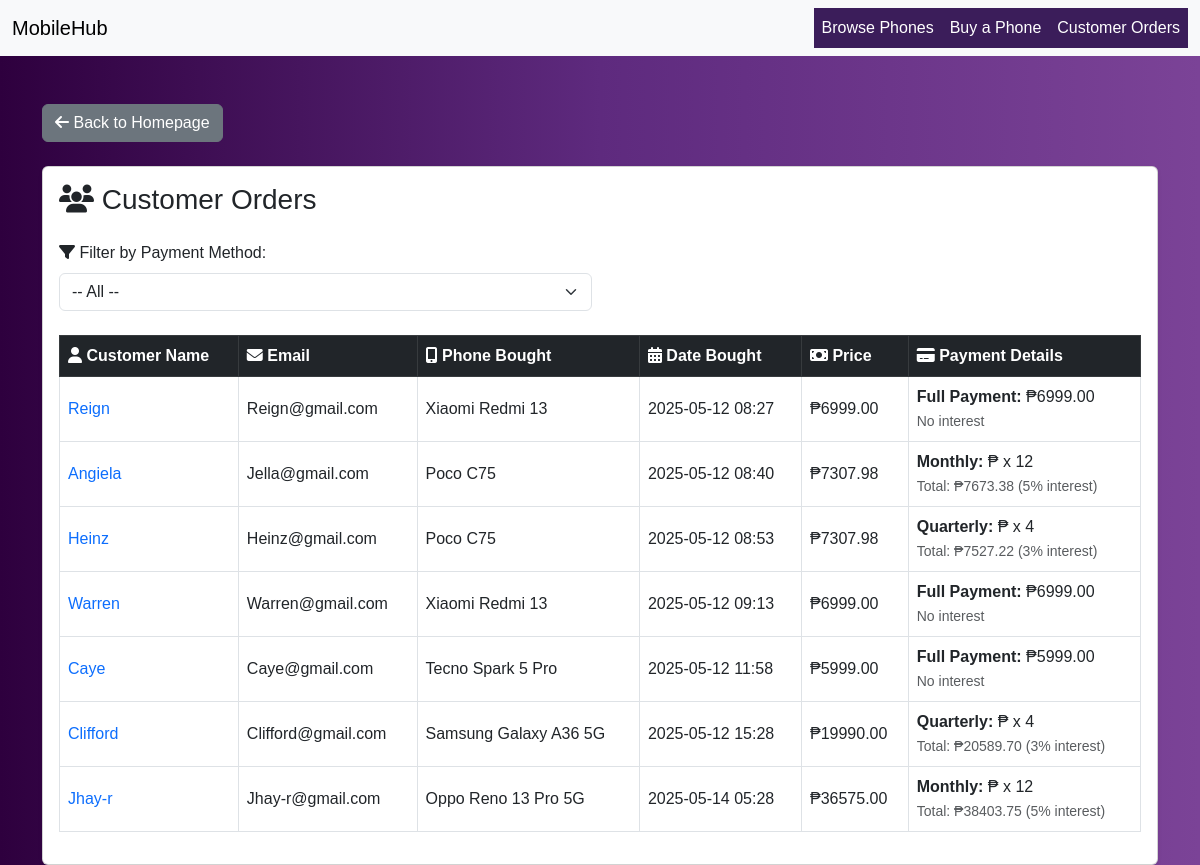
/orders/, run on an earlier commit of the app's database.
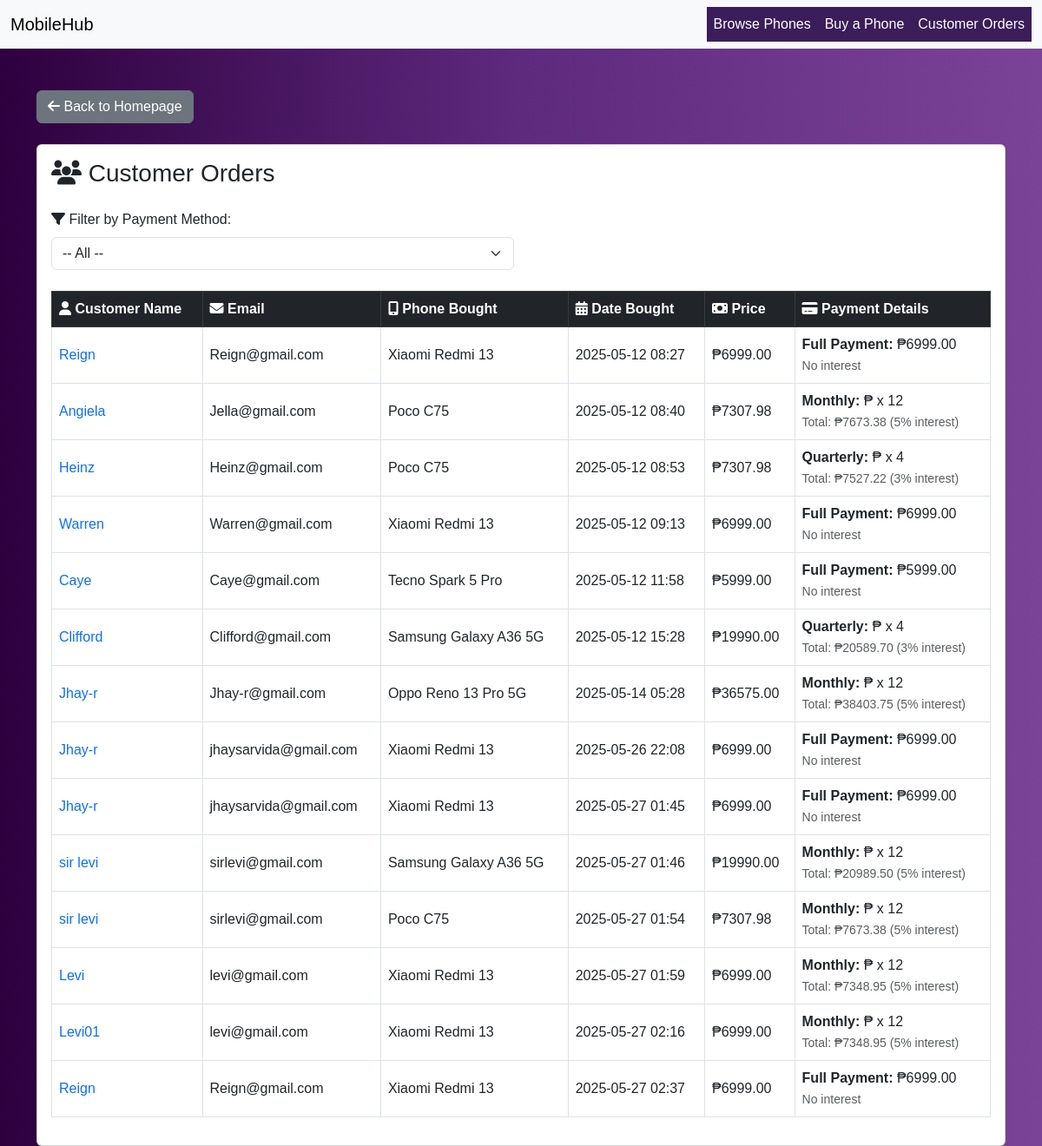
And on a later commit of the database.
### store/models.py (models this page shows, shortened)
class Customer(models.Model):
    PAYMENT_CHOICES = [
        ('full', 'Full Payment'),
        ('monthly', 'Monthly'),
        ('quarterly', 'Quarterly (Every 3 Months)'),
    ]
    name = models.CharField(max_length=100)
    email = models.EmailField()
    phone_bought = models.ForeignKey('Phone', on_delete=models.CASCADE)
    date_bought = models.DateTimeField(auto_now_add=True)
    payment_method = models.CharField(max_length=20, choices=PAYMENT_CHOICES, default='full')

class Phone(models.Model):
    name = models.CharField(max_length=100)
    brand = models.CharField(max_length=50)
    price = models.DecimalField(max_digits=10, decimal_places=2)
    description = models.TextField()
    image = models.ImageField(upload_to='phones/')
    stock = models.PositiveIntegerField(default=0)
    release_date = models.DateField(null=True, blank=True)

### store/views.py (the view)
# urls.py: path('orders/', views.customer_orders, name='customer_orders'),
def customer_orders(request):
    payment_method = request.GET.get('payment_method')
    if payment_method:
        customers = Customer.objects.filter(payment_method=payment_method)
    else:
        customers = Customer.objects.all()
    return render(request, 'store/customer_orders.html', {
        'customers': customers,
        'selected_payment': payment_method
    })

### store/templatetags/store_extras.py (called while the page is built)
@register.filter
def multiply(value, arg):
    try:
        return float(value) * float(arg)
    except (ValueError, TypeError):
        return value

@register.filter
def divide(value, arg):
    try:
        return float(value) / float(arg)
    except (ValueError, TypeError, ZeroDivisionError):
        return value

### store/templates/store/customer_orders.html (shortened to what this page needs)
{% extends 'store/base.html' %}
{% load store_extras %}
{% block content %}
<div class="container mt-5">
    <div class="mb-4">
        <a href="{% url 'home' %}" class="btn btn-secondary">
            <i class="fas fa-arrow-left"></i> Back to Homepage
        </a>
    </div>
    <div class="card shadow-sm">
        <div class="card-body">
            <h3 class="card-title mb-4">
                <i class="fas fa-users"></i> Customer Orders
            </h3>
            <form method="get" action="{% url 'customer_orders' %}" class="row g-3 mb-4">
                <div class="col-md-6">
                    <label for="payment_method" class="form-label">
                        <i class="fas fa-filter"></i> Filter by Payment Method:
                    </label>
                    <select name="payment_method" id="payment_method" class="form-select" onchange="this.form.submit()">
                        <option value="">-- All --</option>
                    </select>
                </div>
            </form>
            <div class="table-responsive">
                <table class="table table-bordered table-hover align-middle">
                    <thead class="table-dark">
                        <tr>
                            <th><i class="fas fa-user"></i> Customer Name</th>
                            <th><i class="fas fa-envelope"></i> Email</th>
                            <th><i class="fas fa-mobile-alt"></i> Phone Bought</th>
                            <th><i class="fas fa-calendar-alt"></i> Date Bought</th>
                            <th><i class="fas fa-money-bill"></i> Price</th>
                            <th><i class="fas fa-credit-card"></i> Payment Details</th>
                        </tr>
                    </thead>
                    <tbody>
                        {% for customer in customers %}
                            <tr>
                                <td>
                                    <a href="{% url 'customer_profile' customer.id %}" class="text-decoration-none">
                                        {{ customer.name }}
                                    </a>
                                </td>
                                <td>{{ customer.email }}</td>
                                <td>{{ customer.phone_bought.name }}</td>
                                <td>{{ customer.date_bought|date:"Y-m-d H:i" }}</td>
                                <td>₱{{ customer.phone_bought.price }}</td>
                                <td>
                                    {% if customer.payment_method == 'monthly' %}
                                        {% with monthly_total=customer.phone_bought.price|multiply:1.05 monthly_payment=monthly_total|divide:12 %}
                                        <div>
                                            <strong>Monthly:</strong> ₱{{ monthly_payment|floatformat:2 }} x 12
                                            <br>
                                            <small class="text-muted">Total: ₱{{ monthly_total|floatformat:2 }} (5% interest)</small>
                                        </div>
                                        {% endwith %}
                                    {% elif customer.payment_method == 'quarterly' %}
                                        {% with quarterly_total=customer.phone_bought.price|multiply:1.03 quarterly_payment=quarterly_total|divide:4 %}
                                        <div>
                                            <strong>Quarterly:</strong> ₱{{ quarterly_payment|floatformat:2 }} x 4
                                            <br>
                                            <small class="text-muted">Total: ₱{{ quarterly_total|floatformat:2 }} (3% interest)</small>
                                        </div>
                                        {% endwith %}
                                    {% else %}
                                        <div>
                                            <strong>Full Payment:</strong> ₱{{ customer.phone_bought.price }}
                                            <br>
                                            <small class="text-muted">No interest</small>
                                        </div>
                                    {% endif %}
                                </td>
                            </tr>
                        {% empty %}
                            <tr>
                                <td colspan="6" class="text-center text-muted">No orders found for this payment method.</td>
                            </tr>
                        {% endfor %}
                    </tbody>
                </table>
            </div>
        </div>
    </div>
</div>
{% endblock %}

### store/templates/store/base.html (shortened to what this page needs)
{% load static %}
<!DOCTYPE html>
<html lang="en">
<head>
    <link rel="stylesheet" href="{% static 'styles.css' %}">
    <link href="https://cdn.jsdelivr.net/npm/bootstrap@5.3.0/dist/css/bootstrap.min.css" rel="stylesheet">
    <link href="https://cdnjs.cloudflare.com/ajax/libs/font-awesome/6.5.0/css/all.min.css" rel="stylesheet">
</head>
<body>
    <nav class="navbar navbar-expand-lg navbar-light bg-light">
        <div class="container-fluid">
            <a class="navbar-brand" href="{% url 'home' %}">MobileHub</a>
            <div class="collapse navbar-collapse" id="navbarNav">
                <ul class="navbar-nav ms-auto">
                    <li class="nav-item">
                        <a class="nav-link" href="{% url 'phone_list' %}">Browse Phones</a>
                    </li>
                    <li class="nav-item">
                        <a class="nav-link" href="{% url 'buy_phone' %}">Buy a Phone</a>
                    </li>
                    <li class="nav-item">
                        <a class="nav-link" href="{% url 'customer_orders' %}">Customer Orders</a>
                    </li>
                </ul>
            </div>
        </div>
    </nav>
    {% block content %}
    {% endblock %}
</body>
</html>

### store/static/styles.css (style rules this page uses)
body { background: linear-gradient(to right, #2e003e, #5e2a7e, #7b4397); color: #f3f3f3; font-family: 'Segoe UI', Tahoma, Geneva, Verdana, sans-serif; margin: 0; padding: 0; }
.navbar, .navbar-light .navbar-nav .nav-link { background-color: #3b1d5a !important; color: #ffffff !important; }
.card { background-color: #4b2a67; color: #ffffff; border: none; }
a { color: #d4bfff; }

### store/templates/store/base.html (style rules this page uses)
body { margin: 0; padding: 0; font-family: Arial, sans-serif; }

What changed in the data, as far as the page shows it:
added Customer: name "Jhay-r", email "jhaysarvida@gmail.com", phone_bought.name "Xiaomi Redmi 13", date_bought "2025-05-26 22:08", phone_bought.price "6999.00"
added Customer: name "Jhay-r", email "jhaysarvida@gmail.com", phone_bought.name "Xiaomi Redmi 13", date_bought "2025-05-27 01:45", phone_bought.price "6999.00"
added Customer: name "sir levi", email "sirlevi@gmail.com", phone_bought.name "Samsung Galaxy A36 5G", date_bought "2025-05-27 01:46", phone_bought.price "19990.00", phone_bought "20989.50"
added Customer: name "sir levi", email "sirlevi@gmail.com", phone_bought.name "Poco C75", date_bought "2025-05-27 01:54", phone_bought.price "7307.98", phone_bought "7673.38"
added Customer: name "Levi", email "levi@gmail.com", phone_bought.name "Xiaomi Redmi 13", date_bought "2025-05-27 01:59", phone_bought.price "6999.00", phone_bought "7348.95"
added Customer: name "Levi01", email "levi@gmail.com", phone_bought.name "Xiaomi Redmi 13", date_bought "2025-05-27 02:16", phone_bought.price "6999.00", phone_bought "7348.95"
added Customer: name "Reign", email "Reign@gmail.com", phone_bought.name "Xiaomi Redmi 13", date_bought "2025-05-27 02:37", phone_bought.price "6999.00"
